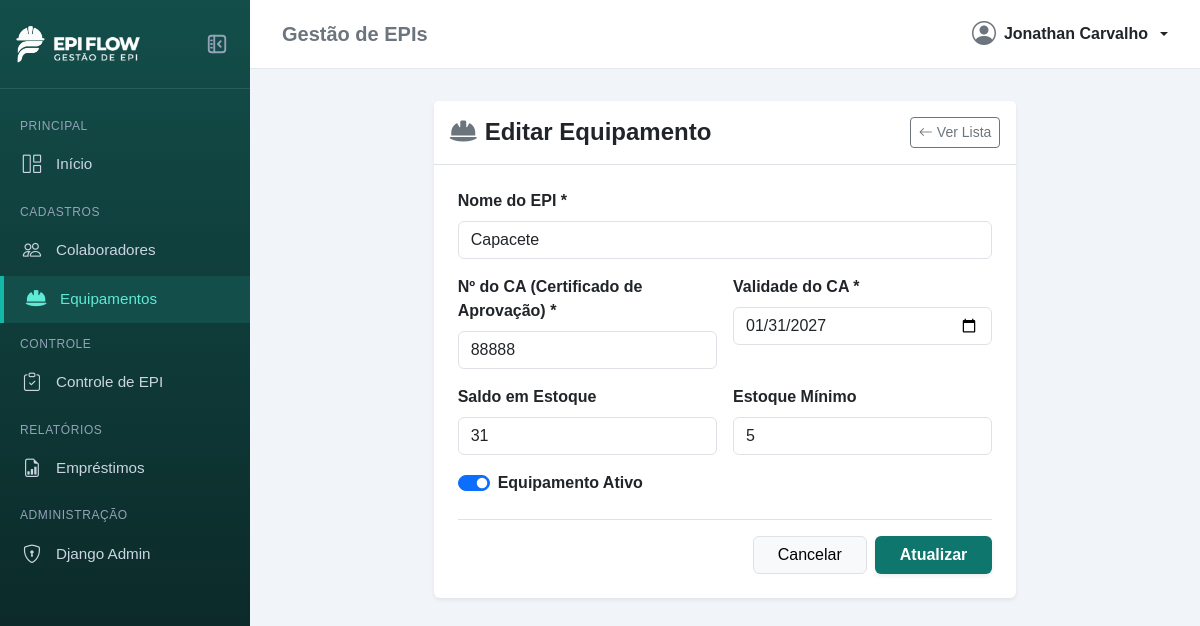
Page /epis/4/editar/ (signed in) on the committed database.
### apps/epis/models.py (models this page shows, shortened)
class Equipamento(models.Model):
    nome = models.CharField(max_length=100)
    ca_numero = models.CharField(max_length=30)
    validade_ca = models.DateField()
    saldo_estoque = models.IntegerField(default=0)
    estoque_minimo = models.IntegerField(default=5)
    ativo = models.BooleanField(default=True)

### apps/epis/views.py (the view)
# urls.py: path('<int:id>/editar/', views.editar_equipamento, name='editar'),
def editar_equipamento(request, id):
    if not request.user.has_perm('epis.change_equipamento'):
        messages.error(request, 'Acesso negado: seu perfil não tem permissão para editar equipamentos.')
        return redirect('epis:listar')
    equipamento = get_object_or_404(Equipamento, id=id)
    if request.method == 'POST':
        form = EquipamentoForm(request.POST, instance=equipamento)
        if form.is_valid():
            form.save()
            messages.success(request, 'Equipamento atualizado com sucesso!')
            return redirect('epis:listar')
        else:
            messages.error(request, 'Erro ao atualizar equipamento! Verifique os dados.')
    else:
        form = EquipamentoForm(instance=equipamento)
    return render(request, 'epis/cadastrar.html', {
        'form': form,
        'equipamento': equipamento,
        'titulo': 'Editar Equipamento',
        'botao_texto': 'Atualizar',
        'editando': True,
    })

### templates/epis/cadastrar.html (shortened to what this page needs)
{% extends 'base.html' %}
{% load static %}
{% block content %}
<div class="row justify-content-center">
    <div class="col-12 col-md-8">
        <div class="card shadow-sm border-0">
            <div class="card-header bg-white border-bottom py-3 d-flex justify-content-between align-items-center">
                <h4 class="mb-0 fw-bold text-dark">
                    <i class="fa-solid fa-helmet-safety me-2 text-secondary"></i>{{ titulo }}
                </h4>
                <a href="{% url 'epis:listar' %}" class="btn btn-outline-secondary btn-sm">
                    <i class="bi bi-arrow-left me-1"></i>Ver Lista
                </a>
            </div>
            <div class="card-body p-4">
                <form method="POST" novalidate>
                    <div class="mb-3">
                        <label for="{{ form.nome.id_for_label }}" class="form-label fw-semibold">
                            {{ form.nome.label }} *
                        </label>
                        {{ form.nome }}
                    </div>
                    <div class="row g-3 mb-3">
                        <div class="col-md-6">
                            <label for="{{ form.ca_numero.id_for_label }}" class="form-label fw-semibold">
                                {{ form.ca_numero.label }} *
                            </label>
                            {{ form.ca_numero }}
                        </div>
                        <div class="col-md-6">
                            <label for="{{ form.validade_ca.id_for_label }}" class="form-label fw-semibold">
                                {{ form.validade_ca.label }} *
                            </label>
                            {{ form.validade_ca }}
                        </div>
                    </div>
                    <div class="row g-3 mb-3">
                        <div class="col-md-6">
                            <label for="{{ form.saldo_estoque.id_for_label }}" class="form-label fw-semibold">
                                {{ form.saldo_estoque.label }}
                            </label>
                            {{ form.saldo_estoque }}
                        </div>
                        <div class="col-md-6">
                            <label for="{{ form.estoque_minimo.id_for_label }}" class="form-label fw-semibold">
                                {{ form.estoque_minimo.label }}
                            </label>
                            {{ form.estoque_minimo }}
                        </div>
                    </div>
                    <div class="form-check form-switch mb-4">
                        {{ form.ativo }}
                        <label class="form-check-label fw-semibold" for="{{ form.ativo.id_for_label }}">
                            {{ form.ativo.label }}
                        </label>
                    </div>
                    <div class="d-flex justify-content-end gap-2 border-top pt-3">
                        <a href="{% url 'epis:listar' %}" class="btn btn-light border px-4">Cancelar</a>
                        <button type="submit" class="btn btn-custom px-4 fw-bold shadow-sm">
                            {{ botao_texto }}
                        </button>
                    </div>
                </form>
            </div>
        </div>
    </div>
</div>
{% endblock %}

### templates/base.html (shortened to what this page needs)
{% load static %}
<!DOCTYPE html>
<html lang="pt-br">
<head>
    <link href="https://cdn.jsdelivr.net/npm/bootstrap@5.3.3/dist/css/bootstrap.min.css" rel="stylesheet">
    <link rel="stylesheet" href="https://cdn.jsdelivr.net/npm/bootstrap-icons@1.11.3/font/bootstrap-icons.min.css">
    <link rel="stylesheet" href="https://cdnjs.cloudflare.com/ajax/libs/font-awesome/6.5.2/css/all.min.css">
    <link rel="stylesheet" href="{% static 'css/style.css' %}">
</head>
<body>
    <div class="app-wrapper">
        <aside class="sidebar" id="appSidebar">
            <div class="sidebar-header">
                <a href="{% url 'nucleo:index' %}" class="sidebar-brand" title="EPI Flow">
                    <img src="{% static 'img/logo-icone.png' %}" alt="Logo EPI Flow" class="logo-icon">
                    <img src="{% static 'img/logo-texto.png' %}" alt="EPI Flow" class="logo-text ms-2">
                </a>
                <button id="sidebarToggle" class="sidebar-toggle-btn" title="Recolher / Expandir Menu"
                    aria-label="Alternar Menu">
                </button>
            </div>
            <ul class="sidebar-menu">
                <li class="sidebar-category">Principal</li>
                <li>
                    <a href="{% url 'nucleo:index' %}"
                        class="sidebar-link {% if request.resolver_match.app_name == 'nucleo' %}active{% endif %}"
                        title="Início">
                        <i class="bi bi-grid-1x2"></i>
                        <span class="link-text">Início</span>
                    </a>
                </li>
                <li class="sidebar-category">Cadastros</li>
                <li>
                    <a href="{% url 'colaboradores:listar' %}"
                        class="sidebar-link {% if request.resolver_match.app_name == 'colaboradores' %}active{% endif %}"
                        title="Colaboradores">
                        <i class="bi bi-people"></i>
                        <span class="link-text">Colaboradores</span>
                    </a>
                </li>
                <li>
                    <a href="{% url 'epis:listar' %}"
                        class="sidebar-link {% if request.resolver_match.app_name == 'epis' %}active{% endif %}"
                        title="Equipamentos">
                        <i class="fa-solid fa-helmet-safety"></i>
                        <span class="link-text">Equipamentos</span>
                    </a>
                </li>
                <li class="sidebar-category">Controle</li>
                <li>
                    <a href="{% url 'emprestimos:listar' %}"
                        class="sidebar-link {% if request.resolver_match.app_name == 'emprestimos' and request.resolver_match.url_name != 'relatorios' %}active{% endif %}"
                        title="Controle de EPI">
                        <i class="bi bi-clipboard-check"></i>
                        <span class="link-text">Controle de EPI</span>
                    </a>
                </li>
                <li class="sidebar-category">Relatórios</li>
                <li>
                    <a href="{% url 'emprestimos:relatorios' %}"
                        class="sidebar-link {% if request.resolver_match.url_name == 'relatorios' %}active{% endif %}"
                        title="Relatórios de Empréstimos">
                        <i class="bi bi-file-earmark-bar-graph"></i>
                        <span class="link-text">Empréstimos</span>
                    </a>
                </li>
                {% if request.user.is_superuser or request.user.is_staff %}
                <li class="sidebar-category">Administração</li>
                <li>
                    <a href="{% url 'admin:index' %}" class="sidebar-link" title="Painel Django Admin" target="_blank">
                        <i class="bi bi-shield-lock"></i>
                        <span class="link-text">Django Admin</span>
                    </a>
                </li>
                {% endif %}
            </ul>
        </aside>
        <div class="content-wrapper">
            <header class="topbar">
                <h5 class="mb-0 text-secondary fw-semibold">Gestão de EPIs</h5>
                <div class="dropdown">
                    <a href="#" class="d-flex align-items-center gap-2 text-decoration-none dropdown-toggle text-dark"
                        id="dropdownUsuario" data-bs-toggle="dropdown" aria-expanded="false">
                        <i class="bi bi-person-circle fs-4 text-secondary"></i>
                        <span class="fw-semibold">
                            {% if request.user.get_full_name %}
                            {{ request.user.get_full_name }}
                            {% else %}
                            {{ request.user.username }}
                            {% endif %}
                        </span>
                    </a>
                </div>
            </header>
            <main class="main-content">
                {% block content %}{% endblock %}
            </main>
        </div>
    </div>
</body>
</html>

### static/css/style.css (style rules this page uses)
:root { --primary-teal: #0f766e; --primary-dark: #134e4a; --sidebar-bg: #092020; --sidebar-hover: #134e4a; }
body { background-color: #f1f5f9; font-family: Arial, sans-serif; color: #333; margin: 0; min-height: 100vh; }
.app-wrapper { display: flex; min-height: 100vh; width: 100%; }
.sidebar { width: 250px; background: linear-gradient(180deg, var(--primary-dark) 0%, var(--sidebar-bg) 100%); color: #e2e8f0; flex-shrink: 0; display: flex; flex-direction: column; transition: width 0.3s ease; overflow-x: hidden; }
.sidebar-header { display: flex; align-items: center; justify-content: space-between; padding: 1.25rem 1rem; border-bottom: 1px solid rgba(255, 255, 255, 0.1); transition: all 0.3s ease; }
.sidebar-brand { font-size: 1.25rem; font-weight: bold; color: white; text-decoration: none; display: flex; align-items: center; white-space: nowrap; }
.logo-icon { height: 38px; width: auto; object-fit: contain; flex-shrink: 0; transition: transform 0.2s ease; }
.logo-text { height: 48px; width: auto; object-fit: contain; }
.sidebar-toggle-btn { background: transparent; border: none; outline: none; box-shadow: none; color: #94a3b8; cursor: pointer; width: 34px; height: 34px; border-radius: 8px; display: flex; align-items: center; justify-content: center; transition: all 0.2s ease; flex-shrink: 0; padding: 0; }
.sidebar-toggle-btn .icon-collapse { display: block; }
.sidebar-menu { list-style: none; padding: 1rem 0; margin: 0; }
.sidebar-category { font-size: 0.75rem; text-transform: uppercase; letter-spacing: 0.05em; color: #94a3b8; padding: 0.75rem 1.25rem 0.25rem; white-space: nowrap; }
.sidebar-link { display: flex; align-items: center; padding: 0.75rem 1.25rem; color: #cbd5e1; text-decoration: none; transition: all 0.2s; font-size: 0.95rem; white-space: nowrap; }
.sidebar-link i { font-size: 1.15rem; margin-right: 0.75rem; width: 24px; text-align: center; flex-shrink: 0; transition: margin 0.2s, font-size 0.2s; }
.sidebar-link:hover, .sidebar-link.active { background-color: var(--sidebar-hover); color: #5eead4; border-left: 4px solid #14b8a6; }
.content-wrapper { flex: 1; display: flex; flex-direction: column; min-width: 0; }
.topbar { background-color: white; border-bottom: 1px solid #e2e8f0; padding: 1rem 2rem; display: flex; justify-content: space-between; align-items: center; }
.main-content { padding: 2rem; flex: 1; }
.btn-custom { background-color: var(--primary-teal); color: white; }

### rows in the picture
Equipamento: nome "Capacete", ca_numero "88888", validade_ca "01/31/2027", saldo_estoque "31", estoque_minimo "5", ativo "☑"

### other values in the picture
{{ request.user.get_full_name }} "Jonathan Carvalho"
{{ titulo }} "Editar Equipamento"
{{ botao_texto }} "Atualizar"
